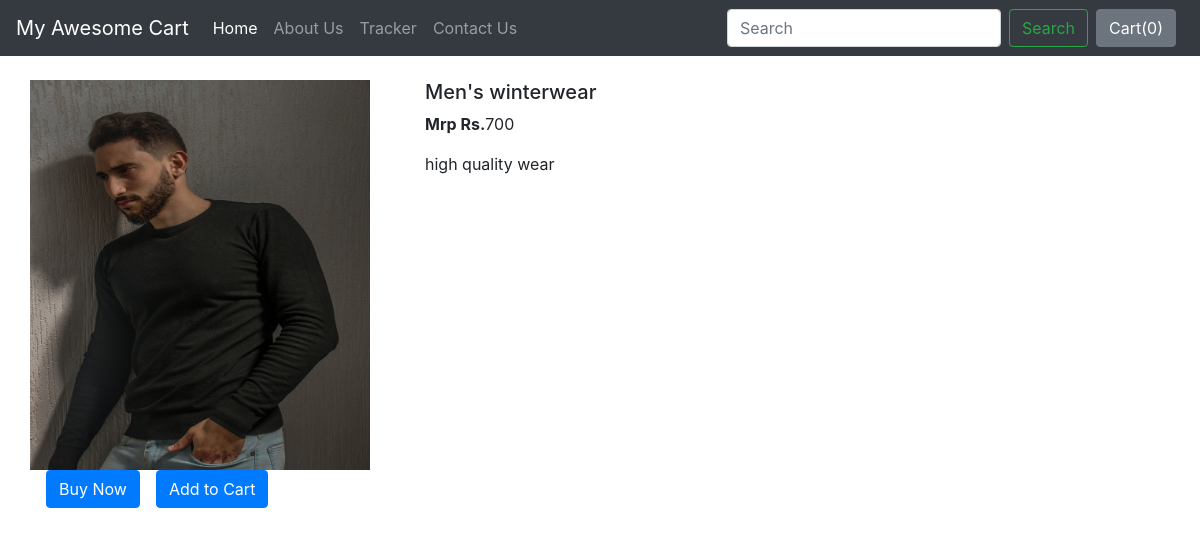
The page /shop/products/8 on the database its author committed.
### shop/models.py (models this page shows, shortened)
class Product(models.Model):
    product_id = models.AutoField
    product_name = models.CharField(max_length=50)
    category = models.CharField(max_length=50, default="")
    subcategory = models.CharField(max_length=50, default="")
    price = models.IntegerField(default=0)
    desc = models.CharField(max_length=300)
    pub_date = models.DateField()
    image = models.ImageField(upload_to="shop/images", default="")

### shop/views.py (the view)
# urls.py: path('products/<int:myid>', views.productView, name="ProductView"),
def productView(request, myid):
    product = Product.objects.filter(id=myid)
    return render(request, 'shop/prodView.html', {'product': product[0]})

### shop/templates/shop/prodView.html (shortened to what this page needs)
<!DOCTYPE html>
<html lang="en">
  <head>
    <link
      rel="stylesheet"
      href="https://stackpath.bootstrapcdn.com/bootstrap/4.2.1/css/bootstrap.min.css"
    />
  </head>
  <body>
    <nav class="navbar navbar-expand-lg navbar-dark bg-dark">
      <a class="navbar-brand" href="/shop">My Awesome Cart</a>
      <div class="collapse navbar-collapse" id="navbarSupportedContent">
        <ul class="navbar-nav mr-auto">
          <li class="nav-item active">
            <a class="nav-link" href="/shop"
              >Home <span class="sr-only">(current)</span></a
            >
          </li>
          <li class="nav-item">
            <a class="nav-link" href="/shop/about">About Us</a>
          </li>
          <li class="nav-item">
            <a class="nav-link" href="/shop/tracker">Tracker</a>
          </li>
          <li class="nav-item">
            <a class="nav-link" href="/shop/contact">Contact Us</a>
          </li>
        </ul>
        <form class="form-inline my-2 my-lg-0">
          <input
            class="form-control mr-sm-2"
            type="search"
            placeholder="Search"
            aria-label="Search"
          />
          <button class="btn btn-outline-success my-2 my-sm-0" type="submit">
            Search
          </button>
        </form>
        <button
          type="button"
          class="btn btn-secondary mx-2"
          id="popcart"
          data-container="body"
          data-toggle="popover"
          data-placement="bottom"
          data-html="true"
          data-content="Vivamus
sagittis lacus vel augue laoreet rutrum faucibus."
        >
          Cart(<span id="cart">0</span>)
        </button>
      </div>
    </nav>
    {% block content %}
    <div class="container my-4">
      <div class="row">
        <div class="col-md-4">
          <div class="row">
            <img
              src="/media/{{product.image}}"
              alt=""
              width="340px"
              height="390px"
            />
          </div>
          <div class="row">
            <button class="btn btn-primary mx-3">Buy Now</button>
            <button class="btn btn-primary">Add to Cart</button>
          </div>
        </div>
        <div class="col-md-8">
          <h5>{{product.product_name}}</h5>
          <p><b>Mrp Rs.</b>{{product.price}}</p>
          <p>{{product.desc}}</p>
        </div>
      </div>
    </div>
    {% endblock %}
  </body>
</html>

### rows shown on the page
Product: image (picture), product_name "Men's winterwear", price "700", desc "high quality wear"
